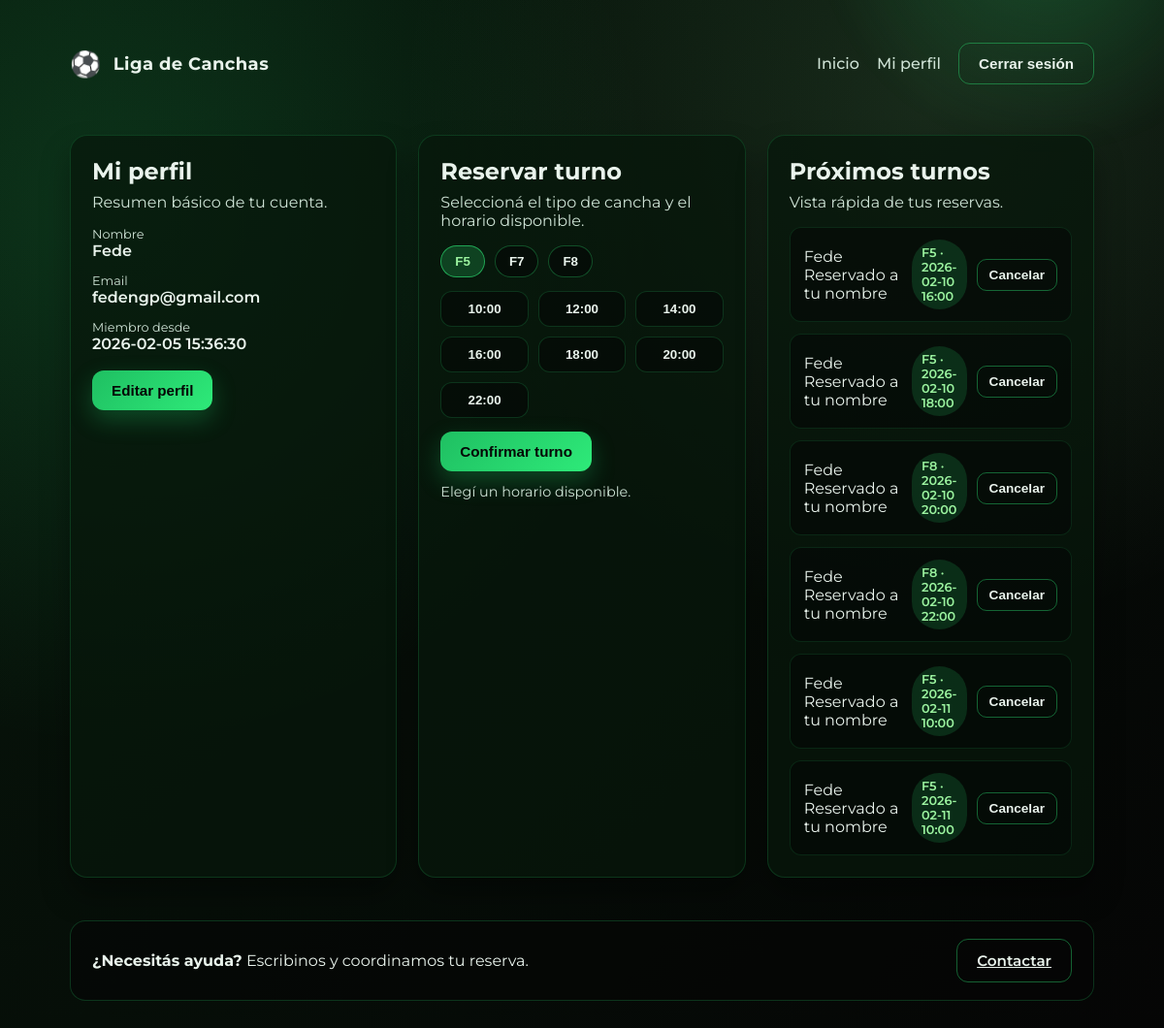
Screenshot of /me (signed in) with the database file from the repository.
### tables this page shows
CREATE TABLE usuarios (
            id INTEGER PRIMARY KEY AUTOINCREMENT,
            nombre TEXT NOT NULL,
            email TEXT NOT NULL UNIQUE,
            password_hash TEXT NOT NULL,
            created_at DATETIME DEFAULT CURRENT_TIMESTAMP
        );

CREATE TABLE turnos (
            id INTEGER PRIMARY KEY AUTOINCREMENT,
            usuario_id INTEGER NOT NULL,
            nombre_reserva TEXT NOT NULL,
            horario DATETIME NOT NULL,
            created_at DATETIME DEFAULT CURRENT_TIMESTAMP, cancha_tipo TEXT NOT NULL DEFAULT '5',
            FOREIGN KEY (usuario_id) REFERENCES usuarios (id) ON DELETE CASCADE
        );

### backend/app.py (the view)
@app.route("/me")
def me():
    user_id = session.get("user_id")
    if not user_id:
        return redirect(url_for("inicio"))
    conn = get_db_connection()
    cur = conn.cursor()
    cur.execute("SELECT id, nombre, email, created_at FROM usuarios WHERE id = ?", (user_id,))
    row = cur.fetchone()
    cur.execute(
        """
        SELECT id, nombre_reserva, horario, cancha_tipo
        FROM turnos
        WHERE usuario_id = ? AND datetime(horario) > datetime('now')
        ORDER BY datetime(horario)
        """,
        (user_id,)
    )
    turnos_rows = cur.fetchall()
    conn.close()
    if not row:
        session.pop("user_id", None)
        return redirect(url_for("inicio"))
    usuario = {
        "id": row[0],
        "nombre": row[1],
        "email": row[2],
        "created_at": row[3]
    }
    turnos = []
    for turno in turnos_rows:
        turnos.append({
            "id": turno[0],
            "nombre_reserva": turno[1],
            "horario": turno[2],
            "cancha_tipo": turno[3]
        })
    return render_template("me.html", usuario=usuario, turnos=turnos)

### backend/app.py (called while the page is built)
def get_db_connection():
    conn = sqlite3.connect(DB_PATH)
    conn.execute("PRAGMA foreign_keys = ON")
    return conn

### templates/me.html (shortened to what this page needs)
<!DOCTYPE html>
<html lang="es">
<head>
    <link rel="stylesheet" href="{{ url_for('static', filename='styles.css') }}">
</head>
<body>
    <div class="bg-glow"></div>
    <header class="topbar">
        <div class="brand">
            <span class="brand-ball">⚽</span>
            <span class="brand-name">Liga de Canchas</span>
        </div>
        <div class="topbar-actions">
            <nav class="nav">
                <a href="/">Inicio</a>
                <a href="/me">Mi perfil</a>
            </nav>
            <button class="btn btn-outline" id="logout-btn">Cerrar sesión</button>
        </div>
    </header>
    <main class="me-layout">
        <section class="me-card">
            <h1>Mi perfil</h1>
            <p class="muted">Resumen básico de tu cuenta.</p>
            <div class="me-info">
                <div>
                    <span class="label">Nombre</span>
                    <span class="value">{{ usuario.nombre }}</span>
                </div>
                <div>
                    <span class="label">Email</span>
                    <span class="value">{{ usuario.email }}</span>
                </div>
                <div>
                    <span class="label">Miembro desde</span>
                    <span class="value">{{ usuario.created_at }}</span>
                </div>
            </div>
            <button class="btn btn-primary">Editar perfil</button>
        </section>
        <section class="me-card booking-card">
            <h2>Reservar turno</h2>
            <p class="muted">Seleccioná el tipo de cancha y el horario disponible.</p>
            <div class="booking">
                <div class="booking-types" id="booking-types">
                    <button class="chip is-active" type="button" data-cancha="5">F5</button>
                    <button class="chip" type="button" data-cancha="7">F7</button>
                    <button class="chip" type="button" data-cancha="8">F8</button>
                </div>
                <div class="booking-grid" id="booking-grid">
                    <button class="slot-btn" type="button" data-horario="10:00">10:00</button>
                    <button class="slot-btn" type="button" data-horario="12:00">12:00</button>
                    <button class="slot-btn" type="button" data-horario="14:00">14:00</button>
                    <button class="slot-btn" type="button" data-horario="16:00">16:00</button>
                    <button class="slot-btn" type="button" data-horario="18:00">18:00</button>
                    <button class="slot-btn" type="button" data-horario="20:00">20:00</button>
                    <button class="slot-btn" type="button" data-horario="22:00">22:00</button>
                </div>
                <div class="booking-actions">
                    <button class="btn btn-primary" id="confirm-booking" type="button" disabled>Confirmar turno</button>
                    <span class="booking-selected" id="booking-selected">Elegí un horario disponible.</span>
                </div>
                <div class="form-status" id="booking-status"></div>
            </div>
        </section>
        <section class="me-card">
            <h2>Próximos turnos</h2>
            <p class="muted">Vista rápida de tus reservas.</p>
            <div class="me-turnos" id="me-turnos">
                {% if turnos %}
                    {% for turno in turnos %}
                    <div class="turno-item">
                        <div>
                            <span class="value">{{ turno.nombre_reserva }}</span>
                            <span class="label">Reservado a tu nombre</span>
                        </div>
                        <div class="turno-actions">
                            <span class="badge">F{{ turno.cancha_tipo }} · {{ turno.horario }}</span>
                            <button class="btn btn-outline btn-small cancel-btn" type="button" data-turno-id="{{ turno.id }}">Cancelar</button>
                        </div>
                    </div>
                    {% endfor %}
                {% else %}
                    <p class="muted">No tenés turnos por el momento.</p>
                {% endif %}
            </div>
        </section>
    </main>
    <footer class="footer">
        <div>
            <strong>¿Necesitás ayuda?</strong> Escribinos y coordinamos tu reserva.
        </div>
        <a class="btn btn-outline" href="https://wa.me/5491144999700" target="_blank" rel="noopener noreferrer">Contactar</a>
    </footer>
</body>
</html>

### static/styles.css (style rules this page uses)
:root { --green-900: #07170b; --green-800: #0b2a15; --green-700: #0f3b1c; --green-500: #1fbf62; --green-400: #2eea79; --black-900: #050505; --black-700: #111111; --gray-100: #e9f3ec; --gray-200: #cfe3d6; --accent: #9bf39f; }
* { box-sizing: border-box; margin: 0; padding: 0; }
body { font-family: "Montserrat", system-ui, -apple-system, sans-serif; background: radial-gradient(circle at 10% 20%, rgba(46, 234, 121, 0.15), transparent 40%), radial-gradient(circle at 80% 10%, rgba(155, 243, 159, 0.12), transparent 40%), linear-gradient(135deg, var(--green-900), var(--black-900)); color: var(--gray-100); min-height: 100vh; padding: 32px 6vw 48px; }
.bg-glow { position: fixed; inset: -30% -10% auto auto; width: 480px; height: 480px; background: radial-gradient(circle, rgba(46, 234, 121, 0.22), transparent 70%); filter: blur(10px); pointer-events: none; z-index: 0; }
.topbar { display: flex; align-items: center; justify-content: space-between; gap: 24px; position: relative; z-index: 2; padding: 12px 0 28px; }
.topbar-actions { display: flex; align-items: center; gap: 18px; }
.brand { display: flex; align-items: center; gap: 12px; font-weight: 700; letter-spacing: 0.4px; }
.brand-ball { font-size: 26px; }
.brand-name { font-size: 18px; }
.nav { display: flex; gap: 18px; }
.nav a { color: var(--gray-200); text-decoration: none; font-weight: 500; transition: color 0.2s ease; }
.btn { border: none; padding: 12px 20px; border-radius: 12px; font-weight: 600; cursor: pointer; transition: transform 0.2s ease, box-shadow 0.2s ease, background 0.2s ease; font-size: 0.95rem; }
.btn-primary { background: linear-gradient(135deg, var(--green-500), var(--green-400)); color: var(--black-900); box-shadow: 0 10px 24px rgba(31, 191, 98, 0.3); }
.btn-outline { background: transparent; border: 1px solid rgba(46, 234, 121, 0.4); color: var(--gray-100); }
.form-status { font-size: 0.9rem; color: var(--gray-200); min-height: 20px; }
.footer { margin-top: 44px; display: flex; flex-wrap: wrap; align-items: center; justify-content: space-between; gap: 16px; padding: 18px 22px; border-radius: 16px; background: rgba(5, 5, 5, 0.6); border: 1px solid rgba(46, 234, 121, 0.2); position: relative; z-index: 2; }
.me-layout { margin-top: 24px; display: grid; gap: 22px; grid-template-columns: repeat(auto-fit, minmax(280px, 1fr)); position: relative; z-index: 2; }
.me-card { background: rgba(7, 23, 11, 0.75); border: 1px solid rgba(46, 234, 121, 0.16); border-radius: 18px; padding: 22px; box-shadow: 0 18px 30px rgba(0, 0, 0, 0.35); }
.me-card h1, .me-card h2 { margin-bottom: 8px; }
.booking { display: grid; gap: 14px; }
.booking-types { display: flex; flex-wrap: wrap; gap: 10px; }
.chip { padding: 8px 14px; border-radius: 999px; border: 1px solid rgba(46, 234, 121, 0.3); background: rgba(5, 5, 5, 0.5); color: var(--gray-100); font-weight: 600; cursor: pointer; transition: background 0.2s ease, border 0.2s ease, transform 0.2s ease; }
.chip.is-active { background: rgba(46, 234, 121, 0.2); border-color: rgba(46, 234, 121, 0.6); color: var(--accent); }
.booking-grid { display: grid; grid-template-columns: repeat(auto-fit, minmax(90px, 1fr)); gap: 10px; }
.booking-actions { display: flex; flex-wrap: wrap; align-items: center; gap: 12px; }
.booking-selected { color: var(--gray-200); font-size: 0.9rem; }
.slot-btn { padding: 10px 12px; border-radius: 12px; border: 1px solid rgba(46, 234, 121, 0.18); background: rgba(5, 5, 5, 0.5); color: var(--gray-100); font-weight: 600; cursor: pointer; transition: background 0.2s ease, border 0.2s ease, transform 0.2s ease; }
.turno-actions { display: flex; align-items: center; gap: 10px; }
.btn-small { padding: 8px 12px; border-radius: 10px; font-size: 0.85rem; }
.muted { color: var(--gray-200); margin-bottom: 16px; }
.me-info { display: grid; gap: 14px; margin-bottom: 18px; }
.me-info .label { display: block; font-size: 0.8rem; color: var(--gray-200); }
.me-info .value { font-size: 1rem; font-weight: 600; }
.me-turnos { display: grid; gap: 12px; }
.turno-item { display: flex; align-items: center; justify-content: space-between; gap: 12px; padding: 12px 14px; border-radius: 12px; background: rgba(5, 5, 5, 0.5); border: 1px solid rgba(46, 234, 121, 0.12); }
.badge { padding: 6px 10px; border-radius: 999px; background: rgba(46, 234, 121, 0.15); color: var(--accent); font-size: 0.8rem; font-weight: 600; }

### rows the page displays
usuarios: nombre "Fede", email "fedengp@gmail.com", created_at "2026-02-05 15:36:30"
turnos: nombre_reserva "Fede", cancha_tipo "5", horario "2026-02-10 16:00"
turnos: nombre_reserva "Fede", cancha_tipo "5", horario "2026-02-10 18:00"
turnos: nombre_reserva "Fede", cancha_tipo "8", horario "2026-02-10 20:00"
turnos: nombre_reserva "Fede", cancha_tipo "8", horario "2026-02-10 22:00"
turnos: nombre_reserva "Fede", cancha_tipo "5", horario "2026-02-11 10:00"
turnos: nombre_reserva "Fede", cancha_tipo "5", horario "2026-02-11 10:00"
